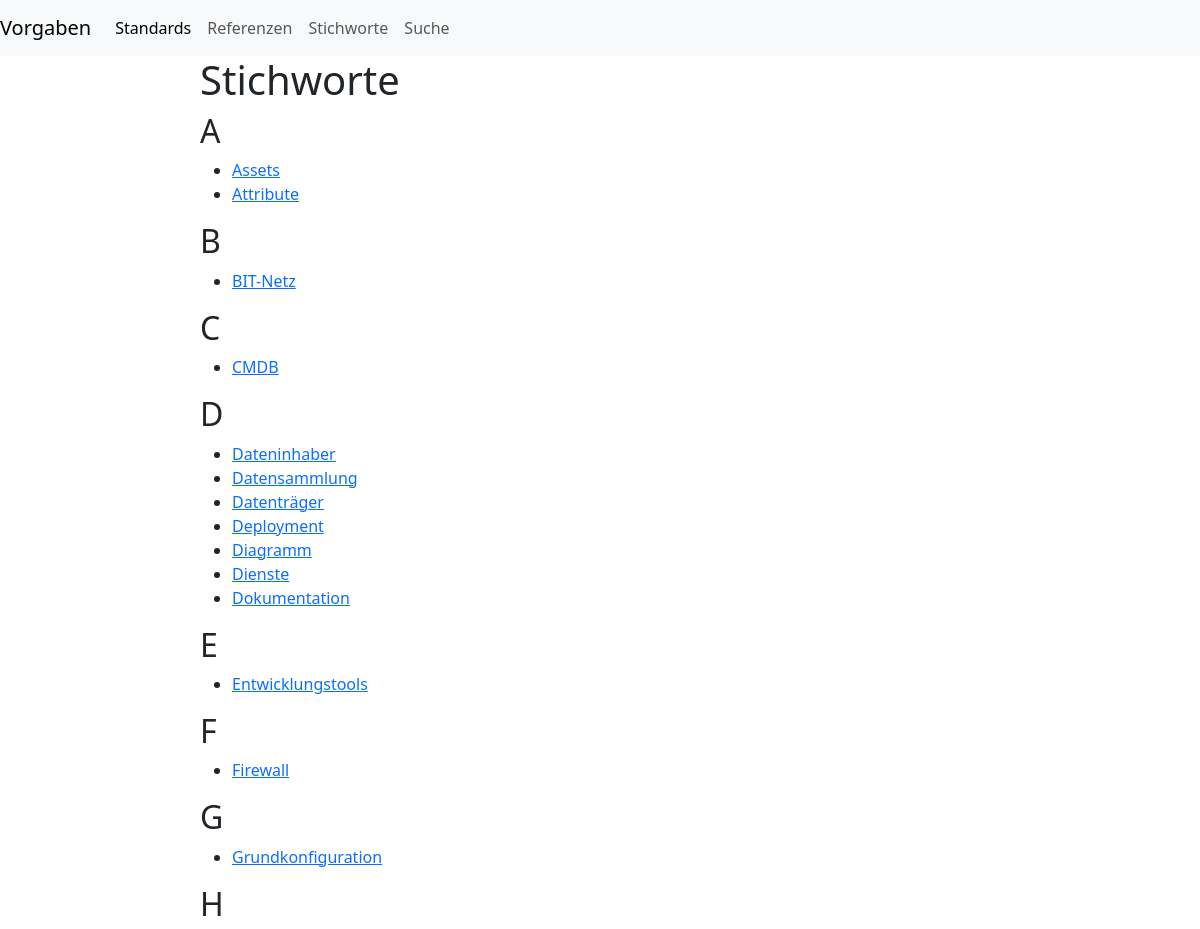
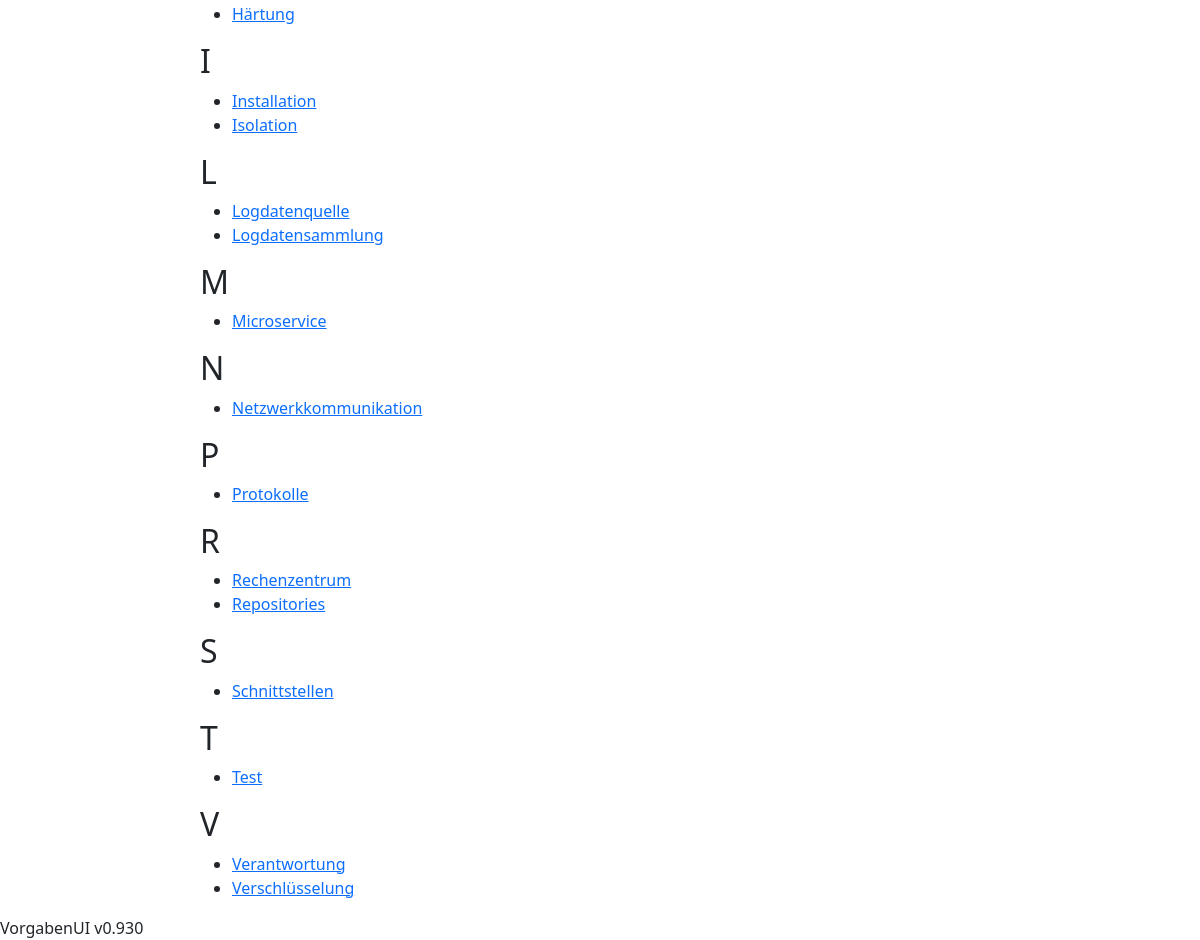
The page /stichworte/ on the database its author committed (2 pictures, top to bottom).
### stichworte/models.py (models this page shows, shortened)
class Stichwort(models.Model):
    stichwort = models.CharField(max_length=50, primary_key=True)
    class Meta:
        verbose_name_plural="Stichworte"

### stichworte/views.py (the view)
# urls.py: path('', views.stichwort_list, name='stichworte_list'),
def stichwort_list(request):
    qs = Stichwort.objects.order_by(Lower('stichwort'))
    stichworte = {k: [o.stichwort for o in g] for k,g in groupby (qs, key=lambda o: o.stichwort[0].upper())}
    return render(request, 'stichworte/stichwort_list.html', {'stichworte': stichworte})

### stichworte/templates/stichworte/stichwort_list.html (shortened to what this page needs)
{% extends "base.html" %}
{% block content %}
<h1>Stichworte</h1>
  {% for Anfang, Worte in stichworte.items %}
    <h2>{{ Anfang }}</h2>
    <ul>
      {% for Wort in Worte %}
      <li><a href="{% url 'stichwort_detail' stichwort=Wort %}">{{ Wort }}</a></li>
      {% endfor %}
      </ul>
    {% endfor %}
 {% endblock %}

### rows shown on the page
Stichwort: Worte "Assets"
Stichwort: Worte "Attribute"
Stichwort: Worte "BIT-Netz"
Stichwort: Worte "CMDB"
Stichwort: Worte "Dateninhaber"
Stichwort: Worte "Datensammlung"
Stichwort: Worte "Datenträger"
Stichwort: Worte "Deployment"
Stichwort: Worte "Diagramm"
Stichwort: Worte "Dienste"
Stichwort: Worte "Dokumentation"
Stichwort: Worte "Entwicklungstools"
Stichwort: Worte "Firewall"
Stichwort: Worte "Grundkonfiguration"
Stichwort: Worte "Härtung"
Stichwort: Worte "Installation"
Stichwort: Worte "Isolation"
Stichwort: Worte "Logdatenquelle"
Stichwort: Worte "Logdatensammlung"
Stichwort: Worte "Microservice"
Stichwort: Worte "Netzwerkkommunikation"
Stichwort: Worte "Protokolle"
Stichwort: Worte "Rechenzentrum"
Stichwort: Worte "Repositories"
Stichwort: Worte "Schnittstellen"
Stichwort: Worte "Test"
Stichwort: Worte "Verantwortung"
Stichwort: Worte "Verschlüsselung"

### other values the page prints
{{ Anfang }} "A" "B" "C" "D" "E" "F" "G" "H" "I" "L" "M" "N" "P" "R" "S" "T" "V"
